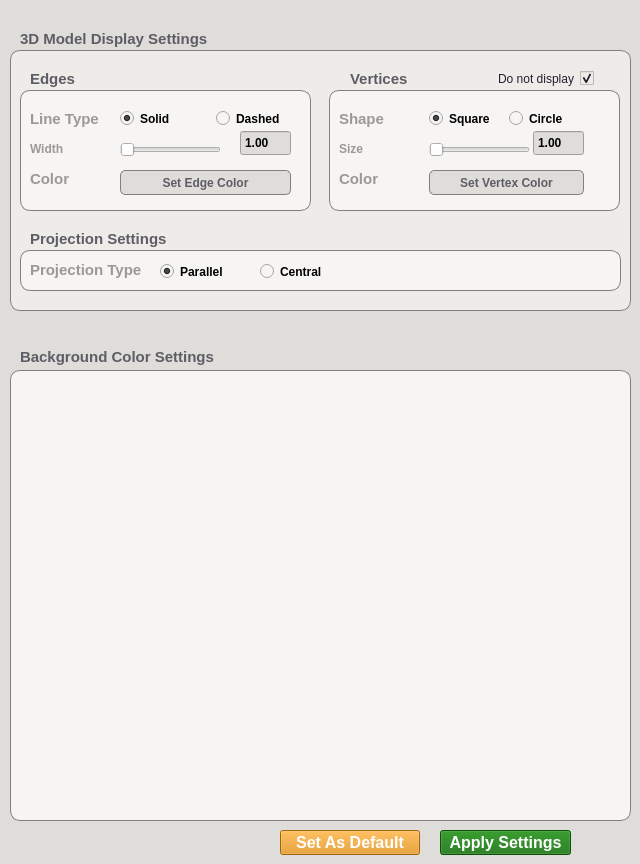
<?xml version="1.0" encoding="UTF-8"?>
<ui version="4.0">
 <class>SettingsWindow</class>
 <widget class="QWidget" name="SettingsWindow">
  <property name="geometry">
   <rect>
    <x>0</x>
    <y>0</y>
    <width>640</width>
    <height>864</height>
   </rect>
  </property>
  <property name="font">
   <font>
    <bold>false</bold>
   </font>
  </property>
  <property name="windowTitle">
   <string>Form</string>
  </property>
  <property name="styleSheet">
   <string notr="true">
background-color: rgb(222, 221, 218);</string>
  </property>
  <widget class="QWidget" name="widget_bg_color" native="true">
   <property name="geometry">
    <rect>
     <x>10</x>
     <y>190</y>
     <width>621</width>
     <height>631</height>
    </rect>
   </property>
   <property name="styleSheet">
    <string notr="true"/>
   </property>
   <widget class="QLabel" name="label_bg_color">
    <property name="geometry">
     <rect>
      <x>10</x>
      <y>158</y>
      <width>201</width>
      <height>17</height>
     </rect>
    </property>
    <property name="font">
     <font>
      <pointsize>11</pointsize>
      <bold>true</bold>
     </font>
    </property>
    <property name="styleSheet">
     <string notr="true">border: 0px solid grey;
background-color: rgb(222, 221, 218);
color: rgb(94, 92, 100);</string>
    </property>
    <property name="text">
     <string>Background Color Settings</string>
    </property>
   </widget>
   <widget class="QFrame" name="frame_bg_color">
    <property name="geometry">
     <rect>
      <x>0</x>
      <y>180</y>
      <width>621</width>
      <height>451</height>
     </rect>
    </property>
    <property name="styleSheet">
     <string notr="true">border: 1px solid grey;
background-color: rgb(246, 245, 244);
color: rgb(154, 153, 150);
border-radius: 10px;</string>
    </property>
    <property name="frameShape">
     <enum>QFrame::StyledPanel</enum>
    </property>
    <property name="frameShadow">
     <enum>QFrame::Raised</enum>
    </property>
    <layout class="QVBoxLayout" name="verticalLayout_2">
     <item>
      <layout class="QVBoxLayout" name="verticalLayout">
       <property name="spacing">
        <number>0</number>
       </property>
      </layout>
     </item>
    </layout>
   </widget>
  </widget>
  <widget class="QWidget" name="widget_model_options" native="true">
   <property name="geometry">
    <rect>
     <x>10</x>
     <y>0</y>
     <width>631</width>
     <height>311</height>
    </rect>
   </property>
   <property name="font">
    <font>
     <bold>true</bold>
    </font>
   </property>
   <property name="styleSheet">
    <string notr="true"/>
   </property>
   <widget class="QGroupBox" name="groupBox_model_options">
    <property name="geometry">
     <rect>
      <x>0</x>
      <y>50</y>
      <width>621</width>
      <height>261</height>
     </rect>
    </property>
    <property name="styleSheet">
     <string notr="true">QGroupBox {
border: 1px solid grey;
color: rgb(154, 153, 150);
background-color: rgb(237, 236, 232);
border-radius: 10px;
}</string>
    </property>
    <property name="title">
     <string/>
    </property>
    <widget class="QGroupBox" name="groupBox_projection">
     <property name="geometry">
      <rect>
       <x>10</x>
       <y>200</y>
       <width>601</width>
       <height>41</height>
      </rect>
     </property>
     <property name="font">
      <font>
       <bold>true</bold>
      </font>
     </property>
     <property name="styleSheet">
      <string notr="true">QGroupBox {
border: 1px solid grey;
color: rgb(154, 153, 150);
border-radius: 10px;
background-color: rgb(246, 245, 244);
}</string>
     </property>
     <property name="title">
      <string/>
     </property>
     <widget class="QRadioButton" name="radioButton_parallel">
      <property name="geometry">
       <rect>
        <x>140</x>
        <y>10</y>
        <width>81</width>
        <height>23</height>
       </rect>
      </property>
      <property name="font">
       <font>
        <bold>true</bold>
       </font>
      </property>
      <property name="styleSheet">
       <string notr="true">background-color: rgb(246, 245, 244);
border:0px solid grey;
color: rgb(0, 0, 0);</string>
      </property>
      <property name="text">
       <string>Parallel</string>
      </property>
      <property name="checked">
       <bool>true</bool>
      </property>
      <attribute name="buttonGroup">
       <string notr="true">buttonGroup_projection_type</string>
      </attribute>
     </widget>
     <widget class="QRadioButton" name="radioButton_central">
      <property name="geometry">
       <rect>
        <x>240</x>
        <y>10</y>
        <width>81</width>
        <height>23</height>
       </rect>
      </property>
      <property name="font">
       <font>
        <bold>true</bold>
       </font>
      </property>
      <property name="styleSheet">
       <string notr="true">background-color: rgb(246, 245, 244);
border:0px solid grey;
color: rgb(0, 0, 0);</string>
      </property>
      <property name="text">
       <string>Central</string>
      </property>
      <attribute name="buttonGroup">
       <string notr="true">buttonGroup_projection_type</string>
      </attribute>
     </widget>
     <widget class="QLabel" name="label_projection_type">
      <property name="geometry">
       <rect>
        <x>10</x>
        <y>11</y>
        <width>121</width>
        <height>17</height>
       </rect>
      </property>
      <property name="font">
       <font>
        <pointsize>11</pointsize>
        <bold>true</bold>
       </font>
      </property>
      <property name="styleSheet">
       <string notr="true">background-color: rgb(246, 245, 244);
border:0px solid grey;
color: rgb(154, 153, 150);</string>
      </property>
      <property name="text">
       <string>Projection Type</string>
      </property>
     </widget>
    </widget>
    <widget class="QLabel" name="label_vertex_options">
     <property name="geometry">
      <rect>
       <x>340</x>
       <y>20</y>
       <width>61</width>
       <height>17</height>
      </rect>
     </property>
     <property name="font">
      <font>
       <pointsize>11</pointsize>
       <bold>true</bold>
      </font>
     </property>
     <property name="styleSheet">
      <string notr="true">border: 0px solid grey;
color: rgb(94, 92, 100);
background-color: rgb(237, 236, 232);

</string>
     </property>
     <property name="text">
      <string>Vertices</string>
     </property>
    </widget>
    <widget class="QGroupBox" name="groupBox_edge_set">
     <property name="geometry">
      <rect>
       <x>10</x>
       <y>40</y>
       <width>291</width>
       <height>121</height>
      </rect>
     </property>
     <property name="font">
      <font>
       <bold>true</bold>
      </font>
     </property>
     <property name="styleSheet">
      <string notr="true">QGroupBox {
border: 1px solid grey;
background-color: rgb(246, 245, 244);
color: rgb(154, 153, 150);
border-radius: 10px;
}</string>
     </property>
     <property name="title">
      <string/>
     </property>
     <widget class="QRadioButton" name="radioButton_edge_solid">
      <property name="geometry">
       <rect>
        <x>100</x>
        <y>20</y>
        <width>61</width>
        <height>17</height>
       </rect>
      </property>
      <property name="font">
       <font>
        <bold>true</bold>
       </font>
      </property>
      <property name="styleSheet">
       <string notr="true">background-color: rgb(246, 245, 244);
border:0px solid grey;
color: rgb(0, 0, 0);</string>
      </property>
      <property name="text">
       <string>Solid</string>
      </property>
      <property name="checked">
       <bool>true</bool>
      </property>
      <attribute name="buttonGroup">
       <string notr="true">buttonGroup_line_type</string>
      </attribute>
     </widget>
     <widget class="QRadioButton" name="radioButton_edge_dashed">
      <property name="geometry">
       <rect>
        <x>196</x>
        <y>20</y>
        <width>81</width>
        <height>17</height>
       </rect>
      </property>
      <property name="font">
       <font>
        <bold>true</bold>
       </font>
      </property>
      <property name="styleSheet">
       <string notr="true">background-color: rgb(246, 245, 244);
border:0px solid grey;
color: rgb(0, 0, 0);</string>
      </property>
      <property name="text">
       <string>Dashed</string>
      </property>
      <property name="checked">
       <bool>false</bool>
      </property>
      <attribute name="buttonGroup">
       <string notr="true">buttonGroup_line_type</string>
      </attribute>
     </widget>
     <widget class="QLabel" name="label_line_type">
      <property name="geometry">
       <rect>
        <x>10</x>
        <y>20</y>
        <width>71</width>
        <height>17</height>
       </rect>
      </property>
      <property name="font">
       <font>
        <pointsize>11</pointsize>
        <bold>true</bold>
       </font>
      </property>
      <property name="styleSheet">
       <string notr="true">background-color: rgb(246, 245, 244);
border:0px solid grey;
color: rgb(154, 153, 150);</string>
      </property>
      <property name="text">
       <string>Line Type</string>
      </property>
     </widget>
     <widget class="QLabel" name="label_edge_width">
      <property name="geometry">
       <rect>
        <x>10</x>
        <y>50</y>
        <width>71</width>
        <height>17</height>
       </rect>
      </property>
      <property name="font">
       <font>
        <bold>true</bold>
       </font>
      </property>
      <property name="styleSheet">
       <string notr="true">background-color: rgb(246, 245, 244);
border:0px solid grey;
color: rgb(154, 153, 150);</string>
      </property>
      <property name="text">
       <string>Width</string>
      </property>
     </widget>
     <widget class="QLabel" name="label_edge_color">
      <property name="geometry">
       <rect>
        <x>10</x>
        <y>80</y>
        <width>71</width>
        <height>17</height>
       </rect>
      </property>
      <property name="font">
       <font>
        <pointsize>11</pointsize>
        <bold>true</bold>
       </font>
      </property>
      <property name="styleSheet">
       <string notr="true">background-color: rgb(246, 245, 244);
border:0px solid grey;
color: rgb(154, 153, 150);</string>
      </property>
      <property name="text">
       <string>Color</string>
      </property>
     </widget>
     <widget class="QSlider" name="horizontalSlider_edge_width">
      <property name="geometry">
       <rect>
        <x>100</x>
        <y>50</y>
        <width>101</width>
        <height>20</height>
       </rect>
      </property>
      <property name="styleSheet">
       <string notr="true">border: 0px solid grey;
background-color: rgb(246, 245, 244);</string>
      </property>
      <property name="minimum">
       <number>1</number>
      </property>
      <property name="maximum">
       <number>10</number>
      </property>
      <property name="singleStep">
       <number>1</number>
      </property>
      <property name="pageStep">
       <number>10</number>
      </property>
      <property name="value">
       <number>1</number>
      </property>
      <property name="orientation">
       <enum>Qt::Horizontal</enum>
      </property>
      <property name="tickPosition">
       <enum>QSlider::NoTicks</enum>
      </property>
      <property name="tickInterval">
       <number>4</number>
      </property>
     </widget>
     <widget class="QDoubleSpinBox" name="doubleSpinBox_edge_width">
      <property name="geometry">
       <rect>
        <x>220</x>
        <y>40</y>
        <width>51</width>
        <height>26</height>
       </rect>
      </property>
      <property name="font">
       <font>
        <bold>true</bold>
       </font>
      </property>
      <property name="cursor">
       <cursorShape>ArrowCursor</cursorShape>
      </property>
      <property name="styleSheet">
       <string notr="true">qproperty-alignment: 'AlignVCenter | AlignCenter';
color: rgb(0, 0, 0);
</string>
      </property>
      <property name="buttonSymbols">
       <enum>QAbstractSpinBox::NoButtons</enum>
      </property>
      <property name="minimum">
       <double>1.000000000000000</double>
      </property>
      <property name="maximum">
       <double>10.000000000000000</double>
      </property>
     </widget>
     <widget class="QPushButton" name="pushButton_edge_color">
      <property name="geometry">
       <rect>
        <x>100</x>
        <y>80</y>
        <width>171</width>
        <height>25</height>
       </rect>
      </property>
      <property name="font">
       <font>
        <bold>true</bold>
       </font>
      </property>
      <property name="styleSheet">
       <string notr="true">QPushButton {
	background-color: qlineargradient(x1: 0, y1: 0, x2: 0, y2: 1,
											  stop: 0 white, stop: 1 rgb(222, 221, 218));
	color: rgb(94, 92, 100);
	border: 1px solid grey;
	border-radius: 5px;
}

 QPushButton:hover {
	
	background-color: rgb(255, 255, 255);
}

QPushButton:pressed {
	background-color: qlineargradient(x1: 0, y1: 0, x2: 0, y2: 1,
											  stop: 0 #dadbde, stop: 1 #f6f7fa);
}</string>
      </property>
      <property name="text">
       <string>Set Edge Color</string>
      </property>
     </widget>
    </widget>
    <widget class="QGroupBox" name="groupBox_vertex_options">
     <property name="geometry">
      <rect>
       <x>319</x>
       <y>40</y>
       <width>291</width>
       <height>121</height>
      </rect>
     </property>
     <property name="font">
      <font>
       <bold>true</bold>
      </font>
     </property>
     <property name="styleSheet">
      <string notr="true">QGroupBox {
border: 1px solid grey;
background-color: rgb(246, 245, 244);
color: rgb(154, 153, 150);
border-radius: 10px;
}</string>
     </property>
     <property name="title">
      <string/>
     </property>
     <widget class="QRadioButton" name="radioButton_vertex_square">
      <property name="geometry">
       <rect>
        <x>100</x>
        <y>20</y>
        <width>81</width>
        <height>17</height>
       </rect>
      </property>
      <property name="font">
       <font>
        <bold>true</bold>
       </font>
      </property>
      <property name="styleSheet">
       <string notr="true">background-color: rgb(246, 245, 244);
border:0px solid grey;
color: rgb(0, 0, 0);</string>
      </property>
      <property name="text">
       <string>Square</string>
      </property>
      <property name="checked">
       <bool>true</bool>
      </property>
      <attribute name="buttonGroup">
       <string notr="true">buttonGroup_vertex_type</string>
      </attribute>
     </widget>
     <widget class="QRadioButton" name="radioButton_vertex_circle">
      <property name="geometry">
       <rect>
        <x>180</x>
        <y>20</y>
        <width>81</width>
        <height>17</height>
       </rect>
      </property>
      <property name="font">
       <font>
        <bold>true</bold>
       </font>
      </property>
      <property name="styleSheet">
       <string notr="true">background-color: rgb(246, 245, 244);
border:0px solid grey;
color: rgb(0, 0, 0);</string>
      </property>
      <property name="text">
       <string>Circle</string>
      </property>
      <property name="checked">
       <bool>false</bool>
      </property>
      <attribute name="buttonGroup">
       <string notr="true">buttonGroup_vertex_type</string>
      </attribute>
     </widget>
     <widget class="QLabel" name="label_vertex_shape">
      <property name="geometry">
       <rect>
        <x>10</x>
        <y>20</y>
        <width>51</width>
        <height>17</height>
       </rect>
      </property>
      <property name="font">
       <font>
        <pointsize>11</pointsize>
        <bold>true</bold>
       </font>
      </property>
      <property name="styleSheet">
       <string notr="true">background-color: rgb(246, 245, 244);
border:0px solid grey;
color: rgb(154, 153, 150);</string>
      </property>
      <property name="text">
       <string>Shape</string>
      </property>
     </widget>
     <widget class="QLabel" name="label_vertex_size">
      <property name="geometry">
       <rect>
        <x>10</x>
        <y>50</y>
        <width>71</width>
        <height>17</height>
       </rect>
      </property>
      <property name="font">
       <font>
        <bold>true</bold>
       </font>
      </property>
      <property name="styleSheet">
       <string notr="true">background-color: rgb(246, 245, 244);
border:0px solid grey;
color: rgb(154, 153, 150);</string>
      </property>
      <property name="text">
       <string>Size</string>
      </property>
     </widget>
     <widget class="QLabel" name="label_vertex_color">
      <property name="geometry">
       <rect>
        <x>10</x>
        <y>80</y>
        <width>71</width>
        <height>17</height>
       </rect>
      </property>
      <property name="font">
       <font>
        <pointsize>11</pointsize>
        <bold>true</bold>
       </font>
      </property>
      <property name="styleSheet">
       <string notr="true">background-color: rgb(246, 245, 244);
border:0px solid grey;
color: rgb(154, 153, 150);</string>
      </property>
      <property name="text">
       <string>Color</string>
      </property>
     </widget>
     <widget class="QDoubleSpinBox" name="doubleSpinBox_vertex_size">
      <property name="geometry">
       <rect>
        <x>204</x>
        <y>40</y>
        <width>51</width>
        <height>26</height>
       </rect>
      </property>
      <property name="font">
       <font>
        <bold>true</bold>
       </font>
      </property>
      <property name="cursor">
       <cursorShape>ArrowCursor</cursorShape>
      </property>
      <property name="styleSheet">
       <string notr="true">qproperty-alignment: 'AlignVCenter | AlignCenter';
color: rgb(0, 0, 0);
</string>
      </property>
      <property name="buttonSymbols">
       <enum>QAbstractSpinBox::NoButtons</enum>
      </property>
      <property name="minimum">
       <double>1.000000000000000</double>
      </property>
      <property name="maximum">
       <double>10.000000000000000</double>
      </property>
     </widget>
     <widget class="QSlider" name="horizontalSlider_vertex_size">
      <property name="geometry">
       <rect>
        <x>100</x>
        <y>50</y>
        <width>101</width>
        <height>20</height>
       </rect>
      </property>
      <property name="styleSheet">
       <string notr="true">border: 0px solid grey;
background-color: rgb(246, 245, 244);</string>
      </property>
      <property name="minimum">
       <number>1</number>
      </property>
      <property name="maximum">
       <number>10</number>
      </property>
      <property name="singleStep">
       <number>1</number>
      </property>
      <property name="pageStep">
       <number>10</number>
      </property>
      <property name="value">
       <number>1</number>
      </property>
      <property name="orientation">
       <enum>Qt::Horizontal</enum>
      </property>
      <property name="tickPosition">
       <enum>QSlider::NoTicks</enum>
      </property>
      <property name="tickInterval">
       <number>4</number>
      </property>
     </widget>
     <widget class="QPushButton" name="pushButton_vertex_color">
      <property name="geometry">
       <rect>
        <x>100</x>
        <y>80</y>
        <width>155</width>
        <height>25</height>
       </rect>
      </property>
      <property name="font">
       <font>
        <bold>true</bold>
       </font>
      </property>
      <property name="styleSheet">
       <string notr="true">QPushButton {
	background-color: qlineargradient(x1: 0, y1: 0, x2: 0, y2: 1,
											  stop: 0 white, stop: 1 rgb(222, 221, 218));
	color: rgb(94, 92, 100);
	border: 1px solid grey;
	border-radius: 5px;
}

 QPushButton:hover {
	
	background-color: rgb(255, 255, 255);
}

QPushButton:pressed {
	background-color: qlineargradient(x1: 0, y1: 0, x2: 0, y2: 1,
											  stop: 0 #dadbde, stop: 1 #f6f7fa);
}</string>
      </property>
      <property name="text">
       <string>Set Vertex Color</string>
      </property>
     </widget>
    </widget>
    <widget class="QCheckBox" name="checkBox_display_vertex_clicked_or_not">
     <property name="geometry">
      <rect>
       <x>453</x>
       <y>18</y>
       <width>131</width>
       <height>21</height>
      </rect>
     </property>
     <property name="layoutDirection">
      <enum>Qt::RightToLeft</enum>
     </property>
     <property name="styleSheet">
      <string notr="true">border: 0px solid grey;
color: rgb(36, 31, 49);
background-color: rgb(237, 236, 232);


</string>
     </property>
     <property name="text">
      <string>Do not display</string>
     </property>
     <property name="checked">
      <bool>true</bool>
     </property>
    </widget>
    <widget class="QLabel" name="label_edge_options">
     <property name="geometry">
      <rect>
       <x>20</x>
       <y>20</y>
       <width>61</width>
       <height>17</height>
      </rect>
     </property>
     <property name="font">
      <font>
       <pointsize>11</pointsize>
       <bold>true</bold>
      </font>
     </property>
     <property name="styleSheet">
      <string notr="true">border: 0px solid grey;
color: rgb(94, 92, 100);
background-color: rgb(237, 236, 232);

</string>
     </property>
     <property name="text">
      <string>Edges</string>
     </property>
    </widget>
    <widget class="QLabel" name="label_projection_type_2">
     <property name="geometry">
      <rect>
       <x>20</x>
       <y>180</y>
       <width>151</width>
       <height>17</height>
      </rect>
     </property>
     <property name="font">
      <font>
       <pointsize>11</pointsize>
       <bold>true</bold>
      </font>
     </property>
     <property name="styleSheet">
      <string notr="true">border: 0px solid grey;
color: rgb(94, 92, 100);
background-color: rgb(237, 236, 232);


</string>
     </property>
     <property name="text">
      <string>Projection Settings</string>
     </property>
    </widget>
   </widget>
   <widget class="QLabel" name="label_model_options">
    <property name="geometry">
     <rect>
      <x>10</x>
      <y>30</y>
      <width>221</width>
      <height>17</height>
     </rect>
    </property>
    <property name="font">
     <font>
      <pointsize>11</pointsize>
      <bold>true</bold>
     </font>
    </property>
    <property name="styleSheet">
     <string notr="true">border: 0px solid grey;
background-color: rgb(222, 221, 218);
color: rgb(94, 92, 100);</string>
    </property>
    <property name="text">
     <string>3D Model Display Settings</string>
    </property>
   </widget>
  </widget>
  <widget class="QPushButton" name="pushButton_apply_settings">
   <property name="geometry">
    <rect>
     <x>440</x>
     <y>830</y>
     <width>131</width>
     <height>25</height>
    </rect>
   </property>
   <property name="font">
    <font>
     <pointsize>12</pointsize>
     <bold>true</bold>
    </font>
   </property>
   <property name="styleSheet">
    <string notr="true">	background-color: rgb(16, 112, 8);
	color: rgb(255, 255, 255);</string>
   </property>
   <property name="text">
    <string>Apply Settings</string>
   </property>
  </widget>
  <widget class="QPushButton" name="pushButton_save_settings">
   <property name="geometry">
    <rect>
     <x>280</x>
     <y>830</y>
     <width>140</width>
     <height>25</height>
    </rect>
   </property>
   <property name="font">
    <font>
     <pointsize>12</pointsize>
     <bold>true</bold>
    </font>
   </property>
   <property name="styleSheet">
    <string notr="true">	
background-color: rgb(226, 140, 11);
	color: rgb(255, 255, 255);</string>
   </property>
   <property name="text">
    <string>Set As Default</string>
   </property>
  </widget>
  <zorder>pushButton_apply_settings</zorder>
  <zorder>widget_bg_color</zorder>
  <zorder>widget_model_options</zorder>
  <zorder>pushButton_save_settings</zorder>
 </widget>
 <resources/>
 <connections/>
 <buttongroups>
  <buttongroup name="buttonGroup_vertex_type"/>
  <buttongroup name="buttonGroup_projection_type"/>
  <buttongroup name="buttonGroup_line_type"/>
 </buttongroups>
</ui>
